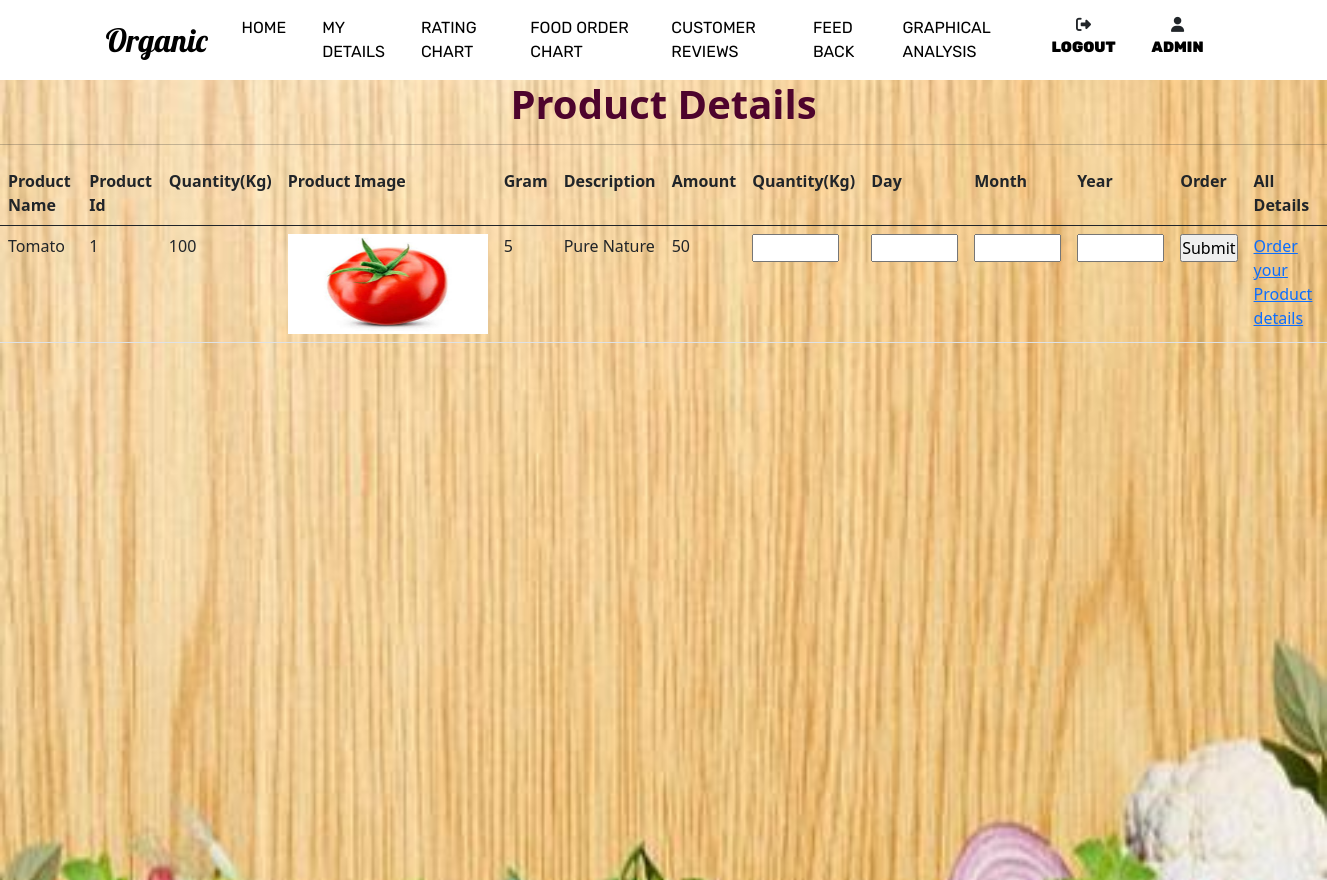
/viewmodeldetails/1/ (signed in), run on the app's committed database.
### Owner/models.py (models this page shows)
class AdminModel(models.Model):
    Productname = models.CharField(max_length=100)
    Productid = models.IntegerField()
    Quality = models.IntegerField()
    uploadimage = models.ImageField()
    gram = models.IntegerField()
    Description = models.CharField(max_length=100)
    amount = models.IntegerField()

### Customer/views.py (the view, shortened to what this page needs)
# urls.py: re_path(r'^viewmodeldetails/(?P<pk>\d+)/$', Customer_views.viewmodeldetails, name="viewmodeldetails"),
def viewmodeldetails(requset, pk):
    name = requset.session['userid']
    userObj = UserRegistration.objects.get(id=name)
    gymObj = AdminModel.objects.get(id=pk)
    amount = gymObj.amount
    return render(requset,'user/viewmodeldetails.html',{'v':gymObj})

### assests/templates/user/viewmodeldetails.html (shortened to what this page needs)
{% extends 'user/userdetails.html' %}
{% block userblock %}
{% load static %}
<section class="new1">
<form method="POST">
    <div class="con">
        <div class="row">
          <div class="col-md-12 text-center">
            <h1 style="color: rgb(78, 4, 45);">Product Details</h1>
            <hr>
            </div>
            </div>
<div class="viewdetails" >
    <table id="myTable" class="table table-hover">
        <tr>
            <th scope="col">Product Name</th>
            <th scope="col">Product Id</th>
            <th scope="col">Quantity(Kg)</th>
            <th scope="col">Product Image</th>
            <th scope="col">Gram</th>
            <th scope="col">Description</th>
            <th scope="col">Amount</th>
            <th scope="col">Quantity(Kg)</th>
            <th scope="col">Day</th>
            <th scope="col">Month</th>
            <th scope="col">Year</th>
            <th scope="col">Order</th>
            <th scope="col">All Details</th>
        </tr>
        <tbody>
            <tr>
                <td>{{v.Productname}}</td>
                <td>{{v.Productid}}</td>
                <td>{{v.Quality}}</td>
                <td><img src="{{v.uploadimage.url}}" style="width:200px; height:100px; "></td>
                <td>{{v.gram}}</td>
                <td>{{v.Description}}</td>
                <td>{{v.amount}}</td>
                <td><input type="text" size="4" name="Quality" class="Quality"></td>
                <td><input type="text" size="4" name="day" class="day"></td>
                <td><input type="text" size="4" name="month" class="month"></td>
                <td><input type="text" size="4" name="year" class="year"></td>
                <td><input type="submit" name="" class="log"></td>
                <td><a href="{% url 'addtocard' v.id %}">Order your Product details </a> </td>
            </tr>
        </tbody>
      </table>
</div>
</form>
</section>
{% endblock %}

### assests/templates/user/userdetails.html (shortened to what this page needs)
<!DOCTYPE html>
{% load static %}
<html lang="en">
<head>
    <link href="https://cdn.jsdelivr.net/npm/bootstrap@5.0.2/dist/css/bootstrap.min.css" rel="stylesheet">
</head>
<body>
<nav class="navbar navbar-expand-lg">
  <div class="container">
    <a class="navbar-brand" href="#">Organic</a>
    <div class="collapse navbar-collapse" id="navbarScroll">
      <ul class="navbar-nav m-auto my-2 my-lg-0">
        <li class="nav-item">
          <a class="nav-link" href="{% url 'viewdetails' %}">Home</a>
        </li>
        <li class="nav-item">
          <a class="nav-link" href="{% url 'mydetails' %}">My Details</a>
        </li>
        <li class="nav-item">
          <a class="nav-link" href="{% url 'userchart' 'bar' %}">Rating Chart</a>
        </li>
        <li class="nav-item">
          <a class="nav-link" href="{% url 'orderchart' 'bar' %}">Food Order Chart</a>
        </li>
        <li class="nav-item">
          <a class="nav-link" href="{% url 'reviewspage' %}">Customer Reviews</a>
        </li>
        <li class="nav-item">
          <a class="nav-link" href="{% url 'feedback' %}">Feed Back</a>
        </li>
        <li class="nav-item">
          <a class="nav-link" href="{% url 'linear' %}">Graphical Analysis</a>
        </li>
      </ul>
      <ul class="navbar-nav m-auto my-2 my-lg-0">
        <li class="fa fa-sign-out text-center" style="font-size:15px; text-align: left;" ><a class="nav-link"  href="http://127.0.0.1:8000/"> LogOut</a></li><br>
        <li class="fa fa-user text-center" style="font-size:15px"><a class="nav-link" href="http://127.0.0.1:8000/adminlogin/">Admin</a></li>
    </ul>
    </div>
  </div>
</nav>
<div class="mainholder">
{% block userblock %}{% endblock %}
</div>
</body>
</html>

### data on the page
AdminModel: Productname "Tomato", Productid "1", Quality "100", uploadimage (picture), gram "5", Description "Pure Nature", amount "50"
